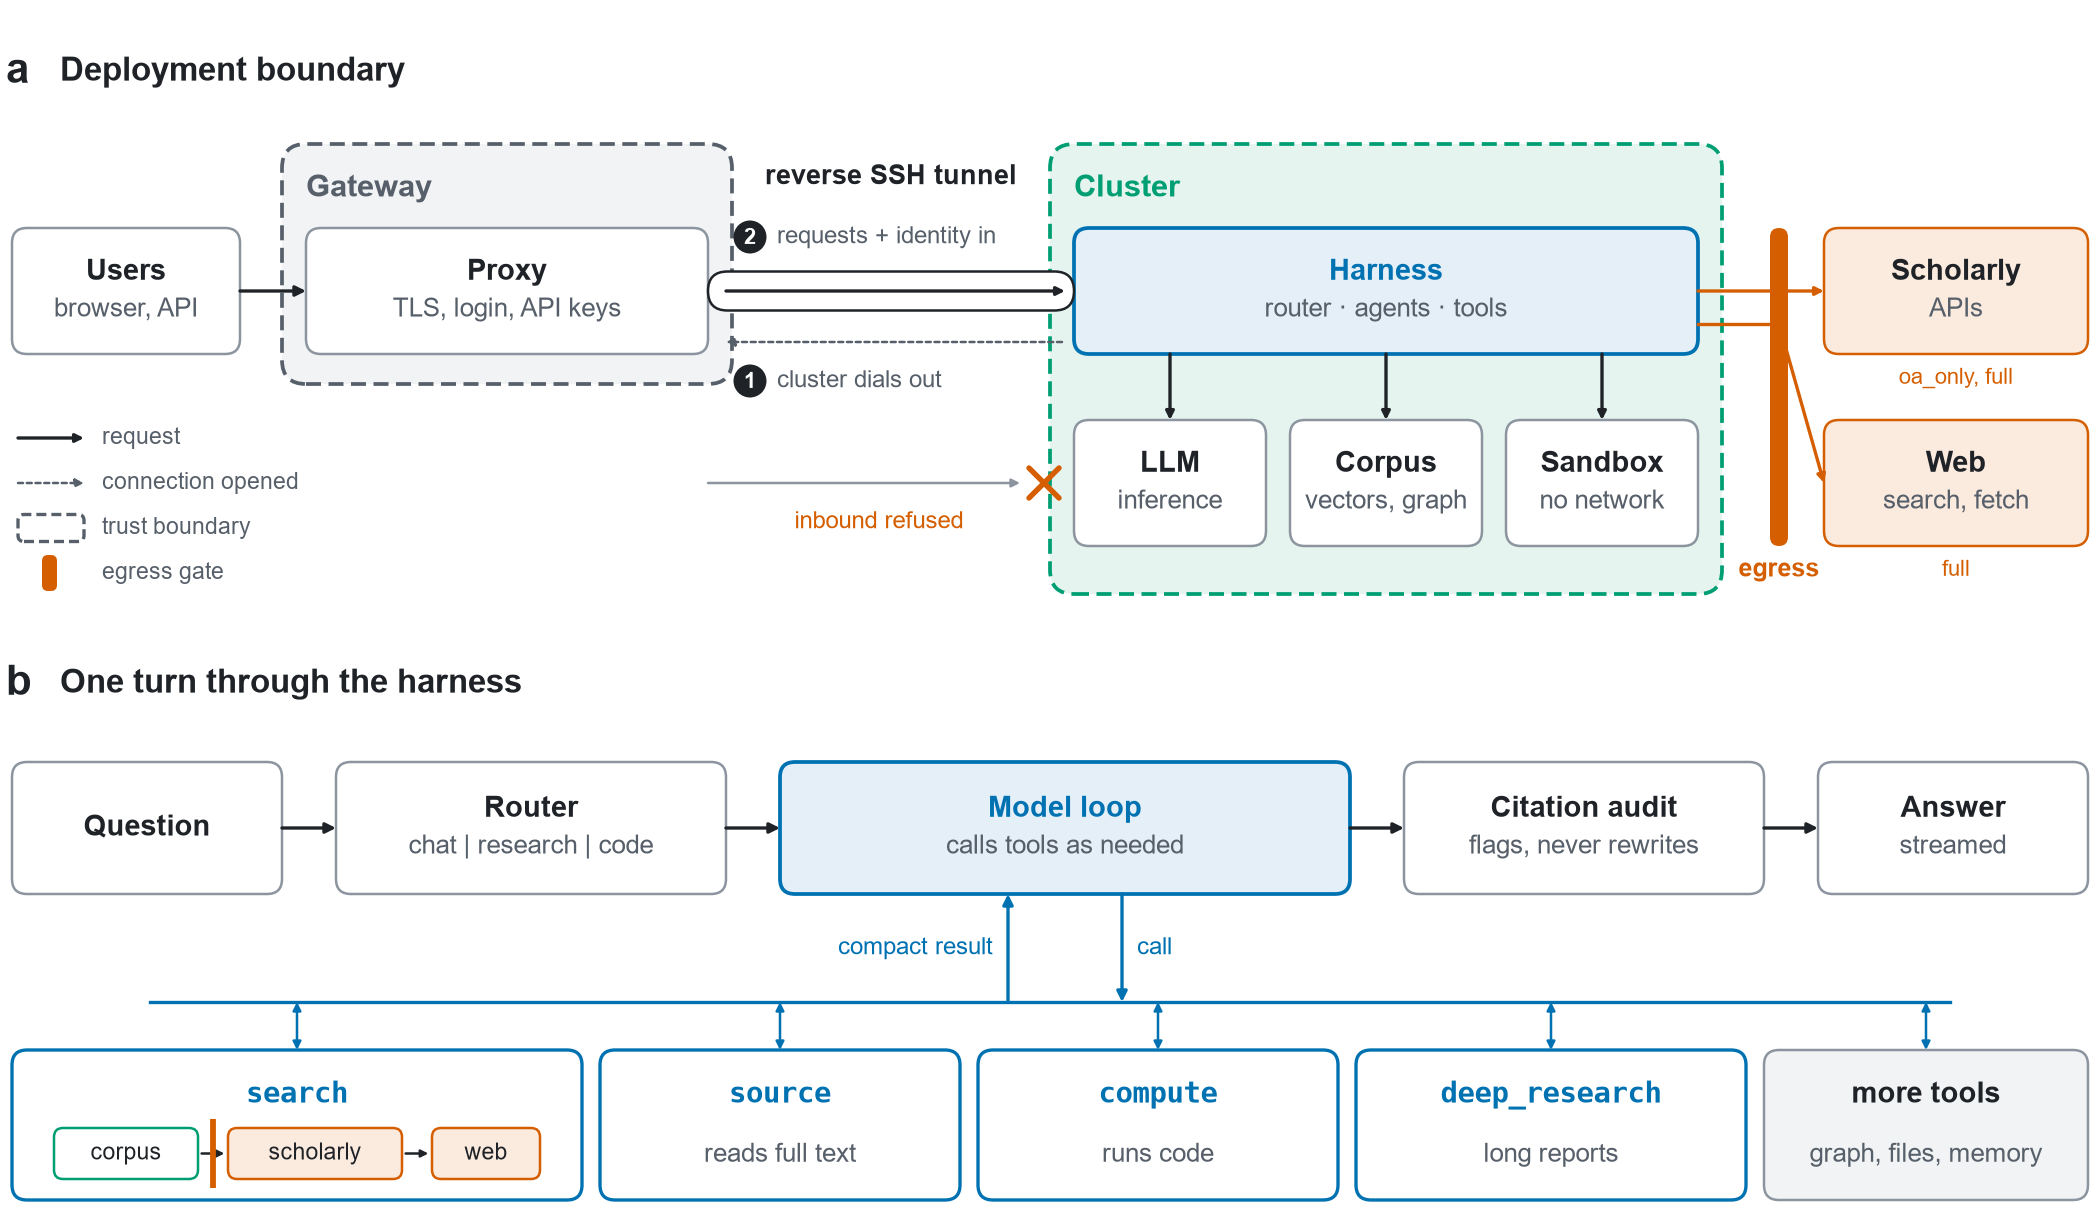

This chart was generated by the following Python code:
"""Architecture figure: (a) the deployment boundary, (b) one turn through the
harness.

Drawn as the general pattern, not one installation: no model, GPU, hosting
product or tool count appears, so the figure stays true when those change. The
labels it takes from the code are read, not typed here: routing profiles from
router.py and egress levels from provenance.py. The tool and agent counts from
the MCP registry are not drawn; --facts prints them for the caption. The
source files are parsed with `ast`, never imported, so this needs matplotlib
and nothing from the service's own dependencies.

    python3 docs/paper-kit/figures/archive/fig_architecture_v1.py            # pdf + png + svg
    python3 docs/paper-kit/figures/archive/fig_architecture_v1.py --facts    # print what was read
"""

from __future__ import annotations

import argparse
import ast
import json
import sys
from pathlib import Path

import matplotlib

matplotlib.use("Agg")
import matplotlib.pyplot as plt  # noqa: E402
from matplotlib.patches import Circle, FancyArrowPatch, FancyBboxPatch  # noqa: E402

HERE = Path(__file__).resolve().parent
sys.path.insert(0, str(HERE))
sys.path.insert(0, str(HERE.parent))     # _style
import _style as S  # noqa: E402

REPO = HERE.parents[3]
RETRIEVAL = REPO / "backend/retrieval"
AGENTS = ("search", "source", "compute", "deep_research")


# ---------------------------------------------------------------- facts ----

def _module(path: Path) -> ast.Module:
    return ast.parse(path.read_text(encoding="utf-8"), filename=str(path))


def _assigned(tree: ast.Module, name: str) -> ast.expr:
    for node in tree.body:
        if isinstance(node, ast.Assign):
            for t in node.targets:
                if isinstance(t, ast.Name) and t.id == name:
                    return node.value
    raise KeyError(f"{name} not assigned at module level")


def _string_set(node: ast.expr) -> set[str]:
    """frozenset({...}), set literal, or tuple of string constants."""
    if isinstance(node, ast.Call):
        node = node.args[0]
    return {e.value for e in node.elts if isinstance(e, ast.Constant)}


def read_facts() -> dict:
    router = _module(RETRIEVAL / "router.py")
    schemas = _module(RETRIEVAL / "mcp/schemas.py")
    prov = _module(RETRIEVAL / "provenance.py")

    tools_node = _assigned(schemas, "MCP_TOOLS")
    tools = {k.value for k in tools_node.keys if isinstance(k, ast.Constant)}
    core = _string_set(_assigned(schemas, "CORE_TOOLS"))
    missing = [a for a in AGENTS if a not in tools]
    if missing:
        raise SystemExit(f"agents missing from MCP_TOOLS: {missing}")

    return {
        "n_tools": len(tools),
        "n_agents": len(AGENTS),
        "n_plain": len(tools) - len(AGENTS),
        "n_core": len(core),
        "n_deferred": len(tools - core),
        "profiles": ast.literal_eval(_assigned(router, "PROFILES")),
        "egress": tuple(ast.literal_eval(_assigned(prov, n))
                        for n in ("EGRESS_OFF", "EGRESS_OA_ONLY", "EGRESS_FULL")),
    }


# ----------------------------------------------------------- primitives ----

def box(ax, x, y, w, h, title=None, lines=(), *, fc=S.WHITE, ec=S.RULE, lw=0.6,
        title_color=S.INK, size=6.2, title_size=7.0, radius=0.05, z=2):
    ax.add_patch(FancyBboxPatch(
        (x, y), w, h, boxstyle=f"round,pad=0,rounding_size={radius}",
        fc=fc, ec=ec, lw=lw, zorder=z))
    n = len(lines) + (1 if title else 0)
    gap = 0.125
    top = y + h / 2 + (n - 1) * gap / 2
    k = 0
    if title:
        ax.text(x + w / 2, top, title, ha="center", va="center", fontsize=title_size,
                fontweight="bold", color=title_color, zorder=z + 1)
        k = 1
    for i, line in enumerate(lines):
        ax.text(x + w / 2, top - (k + i) * gap, line, ha="center", va="center",
                fontsize=size, color=S.MUTED if title else S.INK, zorder=z + 1)


def zone(ax, x, y, w, h, text, *, fc, ec):
    """A trust boundary: dashed outline, as in data-flow diagrams."""
    ax.add_patch(FancyBboxPatch(
        (x, y), w, h, boxstyle="round,pad=0,rounding_size=0.08",
        fc=fc, ec=ec, lw=0.9, ls=(0, (4, 2)), zorder=0))
    ax.text(x + 0.08, y + h - 0.1, text, ha="left", va="top", fontsize=7.4,
            fontweight="bold", color=ec)


def badge(ax, x, y, n):
    """A numbered step marker."""
    ax.add_patch(Circle((x, y), 0.055, fc=S.INK, ec="none", zorder=6))
    ax.text(x, y - 0.004, str(n), ha="center", va="center", fontsize=5.2,
            fontweight="bold", color=S.WHITE, zorder=7)


def cross(ax, x, y, r=0.05, color=S.VERMILION):
    for dx in (r, -r):
        ax.plot([x - dx, x + dx], [y - r, y + r], color=color, lw=1.3, zorder=6,
                solid_capstyle="round")


def arrow(ax, p0, p1, *, color=S.INK, lw=0.8, ls="-", style="-|>", rad=0.0,
          z=4, head=5):
    ax.add_patch(FancyArrowPatch(
        p0, p1, arrowstyle=style, mutation_scale=head, color=color, lw=lw,
        linestyle=ls, shrinkA=0, shrinkB=0, zorder=z,
        connectionstyle=f"arc3,rad={rad}"))


def label(ax, x, y, text, *, size=6.0, color=S.MUTED, ha="center", va="center",
          weight="normal", style="normal", z=5):
    ax.text(x, y, text, ha=ha, va=va, fontsize=size, color=color,
            fontweight=weight, fontstyle=style, zorder=z)


def heading(ax, y, letter, text):
    ax.text(0.02, y, letter, fontsize=10, fontweight="bold", va="center")
    ax.text(0.2, y, text, fontsize=8, fontweight="bold", va="center")


# -------------------------------------------------------------- panel a ----

def panel_a(ax, f, y0):
    """Deployment boundary. y0 is the bottom of the panel's zones."""
    H = 1.5
    heading(ax, y0 + H + 0.24, "a", "Deployment boundary")
    rh = 0.42
    r1, r2 = y0 + 0.8, y0 + 0.16            # main row, lower row
    mid1 = r1 + rh / 2

    # Users
    box(ax, 0.04, r1, 0.76, rh, "Users", ["browser, API"])

    # Gateway: the only public entry point. One box, so its zone spans one row.
    vx, vw = 0.94, 1.5
    zone(ax, vx, r1 - 0.1, vw, y0 + H - (r1 - 0.1), "Gateway",
         fc=S.GREY_FILL, ec=S.MUTED)
    gx, gw = vx + 0.08, vw - 0.16
    box(ax, gx, r1, gw, rh, "Proxy", ["TLS, login, API keys"])
    arrow(ax, (0.8, mid1), (gx, mid1))

    # Cluster
    cx, cw = 3.5, 2.24
    zone(ax, cx, y0, cw, H, "Cluster", fc=S.GREEN_FILL, ec=S.GREEN)
    ix, iw = cx + 0.08, cw - 0.16
    box(ax, ix, r1, iw, rh, "Harness",
        ["router · agents · tools"],
        fc=S.BLUE_FILL, ec=S.BLUE, lw=0.9, title_color=S.BLUE)
    sw = (iw - 0.16) / 3
    for i, (name, line) in enumerate([("LLM", "inference"),
                                      ("Corpus", "vectors, graph"),
                                      ("Sandbox", "no network")]):
        bx = ix + i * (sw + 0.08)
        box(ax, bx, r2, sw, rh, name, [line])
        arrow(ax, (bx + sw / 2, r1), (bx + sw / 2, r2 + rh), head=4)

    # Reverse tunnel, drawn as a pipe through the boundary. (1) the cluster opens
    # the connection outward; (2) requests travel back in through it; a direct
    # inbound connection is refused.
    x_from, x_to = gx + gw, ix
    mid = (x_from + x_to) / 2
    ax.add_patch(FancyBboxPatch((x_from, mid1 - 0.065), x_to - x_from, 0.13,
                                boxstyle="round,pad=0,rounding_size=0.065",
                                fc=S.WHITE, ec=S.INK, lw=0.6, zorder=3))
    arrow(ax, (x_from + 0.06, mid1), (x_to - 0.03, mid1), lw=0.8, head=4)
    label(ax, mid, mid1 + 0.38, "reverse SSH tunnel", size=6.4, color=S.INK,
          weight="bold")
    badge(ax, x_from + 0.14, mid1 + 0.18, 2)
    label(ax, x_from + 0.23, mid1 + 0.18, "requests + identity in", size=5.8, ha="left")
    arrow(ax, (x_to - 0.04, mid1 - 0.17), (x_from + 0.06, mid1 - 0.17), lw=0.6,
          ls=(0, (2, 1.5)), head=4, color=S.MUTED)
    badge(ax, x_from + 0.14, mid1 - 0.3, 1)
    label(ax, x_from + 0.23, mid1 - 0.3, "cluster dials out", size=5.8, ha="left")
    yb = r2 + rh / 2
    arrow(ax, (x_from, yb), (cx - 0.1, yb), lw=0.6, head=4, color=S.RULE)
    cross(ax, cx - 0.02, yb)
    label(ax, mid - 0.04, yb - 0.13, "inbound refused", size=5.8, color=S.VERMILION)

    # Key, in the free corner under Users
    kx, ky = 0.06, r1 - 0.28
    rows = [
        ("request", lambda y: arrow(ax, (kx, y), (kx + 0.22, y), head=4)),
        ("connection opened", lambda y: arrow(ax, (kx, y), (kx + 0.22, y), lw=0.6,
                                               ls=(0, (2, 1.5)), head=4, color=S.MUTED)),
        ("trust boundary", lambda y: ax.add_patch(FancyBboxPatch(
            (kx, y - 0.045), 0.22, 0.09, boxstyle="round,pad=0,rounding_size=0.02",
            fc="none", ec=S.MUTED, lw=0.8, ls=(0, (3, 1.5)), zorder=3))),
        ("egress gate", lambda y: ax.add_patch(FancyBboxPatch(
            (kx + 0.08, y - 0.06), 0.05, 0.12, boxstyle="round,pad=0,rounding_size=0.02",
            fc=S.VERMILION, ec="none", zorder=3))),
    ]
    for i, (text, draw) in enumerate(rows):
        y = ky - i * 0.15
        draw(y)
        label(ax, kx + 0.28, y, text, size=5.6, ha="left")

    # Egress gate and the outside world
    gate_x = cx + cw + 0.16
    ex = gate_x + 0.18
    ew = S.FULL_WIDTH - ex - 0.04
    ax.add_patch(FancyBboxPatch((gate_x, r2), 0.06, r1 + rh - r2,
                                boxstyle="round,pad=0,rounding_size=0.03",
                                fc=S.VERMILION, ec="none", zorder=3))
    label(ax, gate_x + 0.03, r2 - 0.08, "egress", size=6.0, color=S.VERMILION,
          weight="bold")
    box(ax, ex, r1, ew, rh, "Scholarly", ["APIs"], fc=S.VERMILION_FILL, ec=S.VERMILION)
    box(ax, ex, r2, ew, rh, "Web", ["search, fetch"], fc=S.VERMILION_FILL, ec=S.VERMILION)
    off, oa, full = f["egress"]
    arrow(ax, (ix + iw, mid1), (ex, mid1), color=S.VERMILION, head=4)
    ax.plot([ix + iw, gate_x + 0.03], [r1 + 0.1] * 2, color=S.VERMILION, lw=0.8, zorder=4)
    arrow(ax, (gate_x + 0.03, r1 + 0.1), (ex, r2 + rh / 2), color=S.VERMILION, head=4)
    label(ax, ex + ew / 2, r1 - 0.08, f"{oa}, {full}", size=5.4, color=S.VERMILION)
    label(ax, ex + ew / 2, r2 - 0.08, full, size=5.4, color=S.VERMILION)


# -------------------------------------------------------------- panel b ----

def panel_b(ax, f, y0):
    """One turn. y0 is the bottom of the panel."""
    row_y, row_h = y0 + 1.06, 0.44
    heading(ax, row_y + row_h + 0.26, "b", "One turn through the harness")

    # Main row, left to right
    gap = 0.18
    steps = [
        (0.9, "Question", [], {}),
        (1.3, "Router", [" | ".join(f["profiles"])], {}),
        (1.9, "Model loop", ["calls tools as needed"],
         dict(fc=S.BLUE_FILL, ec=S.BLUE, lw=0.9, title_color=S.BLUE)),
        (1.2, "Citation audit", ["flags, never rewrites"], {}),
        (0.9, "Answer", ["streamed"], {}),
    ]
    x, spans = 0.04, []
    for w, title, lines, kw in steps:
        box(ax, x, row_y, w, row_h, title, lines, **kw)
        spans.append((x, w))
        x += w + gap
    cy = row_y + row_h / 2
    for (a, aw), (b, _) in zip(spans, spans[1:]):
        arrow(ax, (a + aw, cy), (b, cy))

    # Tool layer, reached from the model loop over one bus
    lx, lw_ = spans[2]
    tool_y, tool_h = y0 + 0.04, 0.5
    bus_y = tool_y + tool_h + 0.16
    ax.plot([0.5, 6.5], [bus_y, bus_y], color=S.BLUE, lw=0.8, zorder=3)
    arrow(ax, (lx + lw_ * 0.4, bus_y), (lx + lw_ * 0.4, row_y), color=S.BLUE, head=5)
    arrow(ax, (lx + lw_ * 0.6, row_y), (lx + lw_ * 0.6, bus_y), color=S.BLUE, head=5)
    label(ax, lx + lw_ * 0.4 - 0.05, (bus_y + row_y) / 2, "compact result", size=5.8,
          ha="right", color=S.BLUE)
    label(ax, lx + lw_ * 0.6 + 0.05, (bus_y + row_y) / 2, "call", size=5.8,
          ha="left", color=S.BLUE)

    tools = [
        (1.9, "search", None),
        (1.2, "source", "reads full text"),
        (1.2, "compute", "runs code"),
        (1.3, "deep_research", "long reports"),
        (1.08, "more tools", "graph, files, memory"),
    ]
    x = 0.04
    for w, name, line in tools:
        agent = name in AGENTS
        box(ax, x, tool_y, w, tool_h, None, (), fc=S.WHITE if agent else S.GREY_FILL,
            ec=S.BLUE if agent else S.RULE, lw=0.8 if agent else 0.6)
        ax.text(x + w / 2, tool_y + tool_h - 0.15, name, fontsize=7, fontweight="bold",
                ha="center", va="center", color=S.BLUE if agent else S.INK, zorder=4,
                family="monospace" if agent else None)
        if line:
            ax.text(x + w / 2, tool_y + 0.15, line, fontsize=6.2, ha="center",
                    va="center", color=S.MUTED, zorder=4)
        arrow(ax, (x + w / 2, bus_y), (x + w / 2, tool_y + tool_h), color=S.BLUE,
              style="<|-|>", head=4, lw=0.6)
        x += w + 0.06

    # search widens corpus -> scholarly -> web; the bar marks the egress gate.
    chips = [("corpus", S.WHITE, S.GREEN, 0.48),
             ("scholarly", S.VERMILION_FILL, S.VERMILION, 0.58),
             ("web", S.VERMILION_FILL, S.VERMILION, 0.36)]
    step = 0.1
    x = 0.04 + (1.9 - sum(c[3] for c in chips) - step * 2) / 2
    sy = tool_y + 0.07
    for i, (name, fc, ec, w) in enumerate(chips):
        box(ax, x, sy, w, 0.17, None, [name], fc=fc, ec=ec, size=5.6, radius=0.03, z=5)
        if i < len(chips) - 1:
            arrow(ax, (x + w + 0.012, sy + 0.085), (x + w + step - 0.012, sy + 0.085),
                  head=3.5, lw=0.6, z=6)
        if i == 0:
            gx_ = x + w + step / 2
            ax.plot([gx_] * 2, [sy - 0.03, sy + 0.2], color=S.VERMILION, lw=1.4,
                    zorder=7, solid_capstyle="butt")
        x += w + step


# ----------------------------------------------------------------- main ----

def build(f):
    width, height = S.FULL_WIDTH, 4.08
    fig = plt.figure(figsize=(width, height))
    ax = fig.add_axes([0, 0, 1, 1])
    ax.set_xlim(0, width)
    ax.set_ylim(0, height)
    ax.set_aspect("equal")
    ax.axis("off")
    panel_a(ax, f, y0=2.1)
    panel_b(ax, f, y0=0.04)
    return fig


def main() -> None:
    ap = argparse.ArgumentParser(description=__doc__.split("\n\n")[0])
    ap.add_argument("--out", default=str(HERE / "fig_architecture_v1"),
                    help="output path without extension")
    ap.add_argument("--formats", default="pdf,png,svg")
    ap.add_argument("--facts", action="store_true", help="print the facts read and exit")
    args = ap.parse_args()

    font = S.apply()
    facts = read_facts()
    if args.facts:
        print(json.dumps(facts, indent=2))
        return
    fig = build(facts)
    for ext in args.formats.split(","):
        fig.savefig(f"{args.out}.{ext}", metadata={"CreationDate": None}
                    if ext == "pdf" else ({"Date": None} if ext == "svg" else None))
        print(f"wrote {args.out}.{ext}  (font: {font})")


if __name__ == "__main__":
    main()
